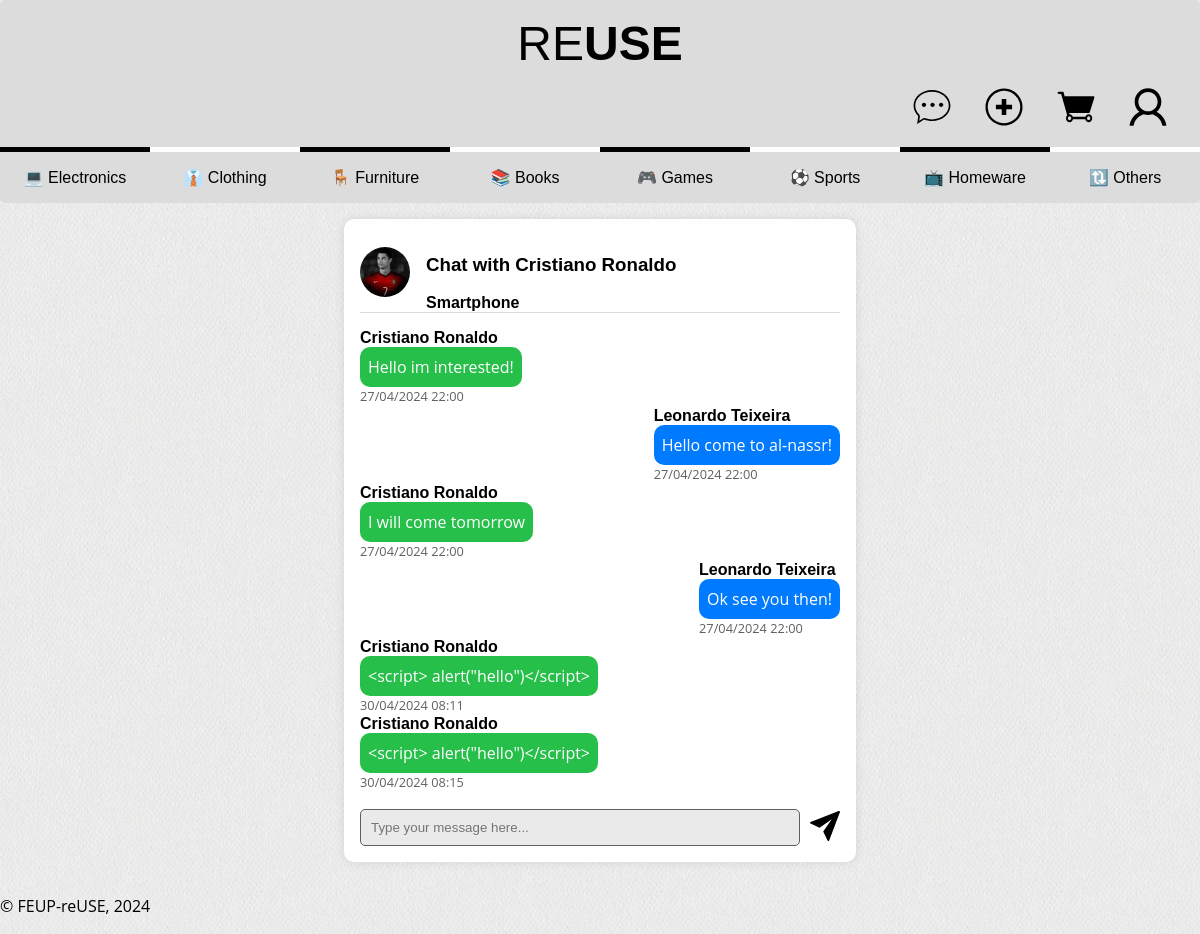
The page /pages/chat_messages.php?otherUserId=2&itemId=1 (signed in) on the database as committed earlier.
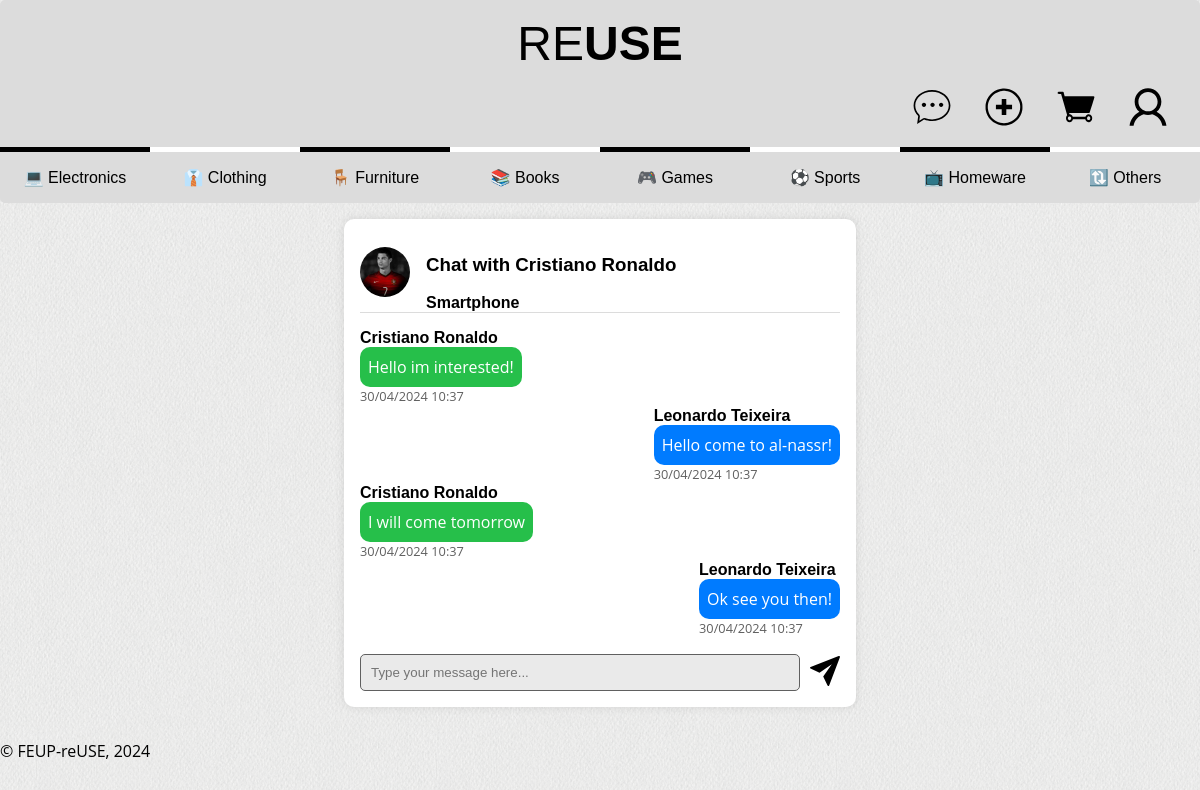
The same page on the database as committed later.
### tables this page shows
CREATE TABLE Categories (
    idCategory INTEGER PRIMARY KEY,
    categoryName TEXT UNIQUE NOT NULL
);

CREATE TABLE Chats (
    idChat INTEGER PRIMARY KEY,
    idSender INTEGER NOT NULL,
    idRecipient INTEGER NOT NULL,
    message TEXT NOT NULL,
    timestamp TIMESTAMP DEFAULT CURRENT_TIMESTAMP,
    idItem INTEGER NOT NULL,
    FOREIGN KEY (idSender) REFERENCES Users(idUser),
    FOREIGN KEY (idRecipient) REFERENCES Users(idUser),
    FOREIGN KEY (idItem) REFERENCES Items(idItem)
);

CREATE TABLE Users (
    idUser INTEGER PRIMARY KEY,
    name TEXT NOT NULL,
    username TEXT UNIQUE NOT NULL,
    password TEXT NOT NULL,
    email TEXT UNIQUE NOT NULL,
    isAdmin BOOLEAN NOT NULL DEFAULT 0
);

### database/category.class.php (called while the page is built, shortened)
<?php
class Category {
    public function __construct(int $idCategory, string $categoryName) {
        $this->idCategory = $idCategory;
        $this->categoryName = $categoryName;
    }
    static function getCategories(PDO $db): array {
        try {
            $stmt = $db->prepare('SELECT * FROM Categories');
            $stmt->execute();
            $categories = array();
            while ($category = $stmt->fetch()) {
                $categories[] = new Category(
                    $category['idCategory'],
                    $category['categoryName']
                );
            }
            return $categories;
        } catch (PDOException $e) {
            echo "Error fetching categories: " . $e->getMessage();
            return array();
        }
    }
}
?>

### utils/session.php (called while the page is built, shortened)
<?php
  class Session {
    public function getId() : ?int {
      return isset($_SESSION['id']) ? $_SESSION['id'] : null;
    }
  }
?>

### database/chats.class.php (called while the page is built, shortened)
<?php
require_once 'users.class.php';
class Chat {
    public static function getChatByUserAndItem($db, $userId, $otherUserId, $itemId) {
        $query = "SELECT * FROM Chats WHERE ((idSender = ? AND idRecipient = ?) OR (idSender = ? AND idRecipient = ?)) AND idItem = ?";
        $stmt = $db->prepare($query);
        $stmt->execute(array($userId, $otherUserId, $otherUserId, $userId, $itemId));
        return $stmt->fetchAll();
    }
}
?>

### database/users.class.php (called while the page is built, shortened)
<?php
class User {
    public function __construct(int $idUser, string $name, string $username, string $password, string $email, bool $isAdmin) {
        $this->name = $name;
    }
    public static function getUserById(PDO $db, int $idUser): ?User {
        $stmt = $db->prepare('SELECT * FROM Users WHERE idUser = ?');
        $stmt->execute([$idUser]);
        $user = $stmt->fetch();
        return new User($user['idUser'], $user['name'], $user['username'], $user['password'], $user['email'], (bool) $user['isAdmin']);
    }
}
?>

### pages/chat_messages.php (the view, shortened to what the changed rows need)
<?php
require_once(__DIR__ . '/../utils/session.php');
$session = new Session();
require_once(__DIR__ . '/../database/connection.db.php');
require_once(__DIR__ . '/../database/category.class.php');
require_once(__DIR__ . '/../database/item.class.php');
require_once(__DIR__ . '/../database/users.class.php');
require_once(__DIR__ . '/../database/chats.class.php');
require_once(__DIR__ . '/../templates/common.tpl.php');
$db = getDatabaseConnection();
$categories = Category::getCategories($db);
drawHeader($session);
drawCategories($categories);
$userId = $session->getId();
$otherUserId = $_GET['otherUserId'];
$itemId = $_GET['itemId'];
$chats = Chat::getChatByUserAndItem($db, (int)$userId, (int)$otherUserId, (int)$itemId);
?>
<section class="chat">
        <?php foreach ($chats as $chat) { ?>
            <div class="message_<?php echo $chat['idSender'] === $userId ? 'outgoing' : 'incoming'; ?>">
                <h4><?= htmlentities(User::getUserById($db, $chat['idSender'])->name) ?></h4>
                <p class="message_content"><?= htmlentities($chat['message']) ?></p>
                <p class="hint"><?= htmlentities(date('d/m/Y H:i', strtotime($chat['timestamp']))) ?></p>
            </div>
        <?php } ?>
</section>
<?php drawFooter(); ?>

### templates/common.tpl.php (shortened to what the changed rows need)
<?php function drawHeader($session) { ?>
  <!DOCTYPE html>
  <html lang="en">
    <head>
      <link rel="stylesheet" href="../css/style.css">
      <link rel="stylesheet" href="../css/layout.css">
      <link rel="stylesheet" href="../css/responsive.css">
    </head>
    <body>
      <header>
        <h1>
            <a href="../pages/index.php">RE<strong>USE</strong></a>
        </h1>
      </header>
<?php } ?>
<?php function drawCategories($categories) { ?>
    <nav id="menu">
        <ul>
            <?php foreach ($categories as $category) { ?>
                <li><a href="../pages/index.php?category=<?= $category->idCategory ?>"><?= htmlspecialchars_decode(htmlentities($category->categoryName)) ?></a></li>
            <?php } ?>
        </ul>
    </nav>
<?php } ?>
<?php function drawFooter() { ?>
  </body>
</html>
<?php } ?>

Rows that differ between the two databases and show on the page:
removed chats: idSender.isAdmin "Cristiano Ronaldo", message "<script> alert(\"hello\")</script>", timestamp "30/04/2024 08:11"
removed chats: idSender.isAdmin "Cristiano Ronaldo", message "<script> alert(\"hello\")</script>", timestamp "30/04/2024 08:15"
changed chats "Hello im interested!": timestamp "27/04/2024 22:00" → "30/04/2024 10:37"
changed chats "Hello come to al-nassr!": timestamp "27/04/2024 22:00" → "30/04/2024 10:37"
changed chats "I will come tomorrow": timestamp "27/04/2024 22:00" → "30/04/2024 10:37"
changed chats "Ok see you then!": timestamp "27/04/2024 22:00" → "30/04/2024 10:37"
